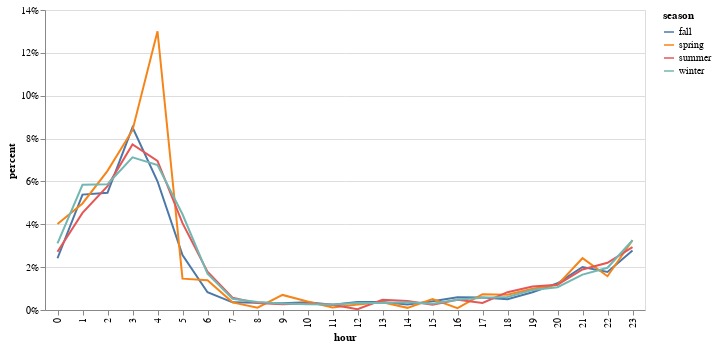

Notebook code for this chart:
### Markdown cell above
### Second, show the daily pattern of influence-incurred crashes of vehicle 1 by different month

### Code cell
alt.Chart(pattern1).mark_line().encode(
    alt.X('hour:N'),
    alt.Y('percent:Q', axis=alt.Axis(format='%')),
    color='season:N'
).properties(
    height = 300,
    width = 300 * 2
)

### Figure 1 — Vega-Lite specification as saved in the notebook (floating-point values rounded to 4 significant figures)
{"config": {"view": {"width": 400, "height": 300}, "mark": {"tooltip": null}}, "data": {"name": "data-07475c11a6af1770e7efb48d1addfa73"}, "mark": "line", "encoding": {"color": {"type": "nominal", "field": "season"}, "x": {"type": "nominal", "field": "hour"}, "y": {"type": "quantitative", "axis": {"format": "%"}, "field": "percent"}}, "height": 300, "width": 600, "$schema": "https://vega.github.io/schema/vega-lite/v3.3.0.json", "datasets": {"data-07475c11a6af1770e7efb48d1addfa73": [{"hour": 0, "season": "fall", "under_influence_count": 47, "total_count": 1946, "percent": 0.02415}, {"hour": 0, "season": "spring", "under_influence_count": 15, "total_count": 374, "percent": 0.04011}, {"hour": 0, "season": "summer", "under_influence_count": 45, "total_count": 1654, "percent": 0.02721}, {"hour": 0, "season": "winter", "under_influence_count": 125, "total_count": 4019, "percent": 0.0311}, {"hour": 1, "season": "fall", "under_influence_count": 46, "total_count": 854, "percent": 0.05386}, {"hour": 1, "season": "spring", "under_influence_count": 9, "total_count": 181, "percent": 0.04972}, {"hour": 1, "season": "summer", "under_influence_count": 34, "total_count": 750, "percent": 0.04533}, {"hour": 1, "season": "winter", "under_influence_count": 115, "total_count": 1968, "percent": 0.05843}, {"hour": 2, "season": "fall", "under_influence_count": 36, "total_count": 658, "percent": 0.05471}, {"hour": 2, "season": "spring", "under_influence_count": 10, "total_count": 154, "percent": 0.06494}, {"hour": 2, "season": "summer", "under_influence_count": 34, "total_count": 588, "percent": 0.05782}, {"hour": 2, "season": "winter", "under_influence_count": 90, "total_count": 1533, "percent": 0.05871}, {"hour": 3, "season": "fall", "under_influence_count": 48, "total_count": 563, "percent": 0.08526}, {"hour": 3, "season": "spring", "under_influence_count": 12, "total_count": 143, "percent": 0.08392}, {"hour": 3, "season": "summer", "under_influence_count": 40, "total_count": 518, "percent": 0.07722}, {"hour": 3, "season": "winter", "under_influence_count": 97, "total_count": 1362, "percent": 0.07122}, {"hour": 4, "season": "fall", "under_influence_count": 40, "total_count": 666, "percent": 0.06006}, {"hour": 4, "season": "spring", "under_influence_count": 16, "total_count": 123, "percent": 0.1301}, {"hour": 4, "season": "summer", "under_influence_count": 38, "total_count": 546, "percent": 0.0696}, {"hour": 4, "season": "winter", "under_influence_count": 111, "total_count": 1640, "percent": 0.06768}, {"hour": 5, "season": "fall", "under_influence_count": 20, "total_count": 781, "percent": 0.02561}, {"hour": 5, "season": "spring", "under_influence_count": 3, "total_count": 205, "percent": 0.01463}, {"hour": 5, "season": "summer", "under_influence_count": 24, "total_count": 592, "percent": 0.04054}, {"hour": 5, "season": "winter", "under_influence_count": 83, "total_count": 1858, "percent": 0.04467}, {"hour": 6, "season": "fall", "under_influence_count": 11, "total_count": 1324, "percent": 0.008308}, {"hour": 6, "season": "spring", "under_influence_count": 5, "total_count": 359, "percent": 0.01393}, {"hour": 6, "season": "summer", "under_influence_count": 16, "total_count": 894, "percent": 0.0179}, {"hour": 6, "season": "winter", "under_influence_count": 54, "total_count": 3179, "percent": 0.01699}, {"hour": 7, "season": "fall", "under_influence_count": 7, "total_count": 1959, "percent": 0.003573}, {"hour": 7, "season": "spring", "under_influence_count": 2, "total_count": 561, "percent": 0.003565}, {"hour": 7, "season": "summer", "under_influence_count": 7, "total_count": 1229, "percent": 0.005696}, {"hour": 7, "season": "winter", "under_influence_count": 21, "total_count": 3985, "percent": 0.00527}, {"hour": 8, "season": "fall", "under_influence_count": 11, "total_count": 3212, "percent": 0.003425}, {"hour": 8, "season": "spring", "under_influence_count": 1, "total_count": 904, "percent": 0.001106}, {"hour": 8, "season": "summer", "under_influence_count": 7, "total_count": 2175, "percent": 0.003218}, {"hour": 8, "season": "winter", "under_influence_count": 28, "total_count": 7404, "percent": 0.003782}, {"hour": 9, "season": "fall", "under_influence_count": 9, "total_count": 2905, "percent": 0.003098}, {"hour": 9, "season": "spring", "under_influence_count": 6, "total_count": 852, "percent": 0.007042}, {"hour": 9, "season": "summer", "under_influence_count": 6, "total_count": 2281, "percent": 0.00263}, {"hour": 9, "season": "winter", "under_influence_count": 21, "total_count": 6808, "percent": 0.003085}, {"hour": 10, "season": "fall", "under_influence_count": 10, "total_count": 2725, "percent": 0.00367}, {"hour": 10, "season": "spring", "under_influence_count": 3, "total_count": 762, "percent": 0.003937}, {"hour": 10, "season": "summer", "under_influence_count": 7, "total_count": 2268, "percent": 0.003086}, {"hour": 10, "season": "winter", "under_influence_count": 17, "total_count": 6245, "percent": 0.002722}, {"hour": 11, "season": "fall", "under_influence_count": 7, "total_count": 2921, "percent": 0.002396}, {"hour": 11, "season": "spring", "under_influence_count": 1, "total_count": 815, "percent": 0.001227}, {"hour": 11, "season": "summer", "under_influence_count": 6, "total_count": 2404, "percent": 0.002496}, {"hour": 11, "season": "winter", "under_influence_count": 16, "total_count": 6351, "percent": 0.002519}, {"hour": 12, "season": "fall", "under_influence_count": 11, "total_count": 2957, "percent": 0.00372}, {"hour": 12, "season": "spring", "under_influence_count": 2, "total_count": 790, "percent": 0.002532}, {"hour": 12, "season": "summer", "under_influence_count": 1, "total_count": 2609, "percent": 0.0003833}, {"hour": 12, "season": "winter", "under_influence_count": 22, "total_count": 6849, "percent": 0.003212}, {"hour": 13, "season": "fall", "under_influence_count": 12, "total_count": 3212, "percent": 0.003736}, {"hour": 13, "season": "spring", "under_influence_count": 3, "total_count": 835, "percent": 0.003593}, {"hour": 13, "season": "summer", "under_influence_count": 13, "total_count": 2713, "percent": 0.004792}, {"hour": 13, "season": "winter", "under_influence_count": 24, "total_count": 7265, "percent": 0.003304}, {"hour": 14, "season": "fall", "under_influence_count": 9, "total_count": 3544, "percent": 0.00254}, {"hour": 14, "season": "spring", "under_influence_count": 1, "total_count": 993, "percent": 0.001007}, {"hour": 14, "season": "summer", "under_influence_count": 13, "total_count": 3121, "percent": 0.004165}, {"hour": 14, "season": "winter", "under_influence_count": 31, "total_count": 8515, "percent": 0.003641}, {"hour": 15, "season": "fall", "under_influence_count": 14, "total_count": 3463, "percent": 0.004043}, {"hour": 15, "season": "spring", "under_influence_count": 5, "total_count": 970, "percent": 0.005155}, {"hour": 15, "season": "summer", "under_influence_count": 7, "total_count": 2885, "percent": 0.002426}, {"hour": 15, "season": "winter", "under_influence_count": 22, "total_count": 7611, "percent": 0.002891}, {"hour": 16, "season": "fall", "under_influence_count": 22, "total_count": 3713, "percent": 0.005925}, {"hour": 16, "season": "spring", "under_influence_count": 1, "total_count": 1109, "percent": 0.0009017}, {"hour": 16, "season": "summer", "under_influence_count": 15, "total_count": 3161, "percent": 0.004745}, {"hour": 16, "season": "winter", "under_influence_count": 40, "total_count": 8460, "percent": 0.004728}, {"hour": 17, "season": "fall", "under_influence_count": 21, "total_count": 3589, "percent": 0.005851}, {"hour": 17, "season": "spring", "under_influence_count": 7, "total_count": 948, "percent": 0.007384}, {"hour": 17, "season": "summer", "under_influence_count": 11, "total_count": 3311, "percent": 0.003322}, {"hour": 17, "season": "winter", "under_influence_count": 49, "total_count": 8621, "percent": 0.005684}, {"hour": 18, "season": "fall", "under_influence_count": 15, "total_count": 3010, "percent": 0.004983}, {"hour": 18, "season": "spring", "under_influence_count": 6, "total_count": 847, "percent": 0.007084}, {"hour": 18, "season": "summer", "under_influence_count": 23, "total_count": 2762, "percent": 0.008327}, {"hour": 18, "season": "winter", "under_influence_count": 49, "total_count": 8048, "percent": 0.006088}, {"hour": 19, "season": "fall", "under_influence_count": 22, "total_count": 2664, "percent": 0.008258}, {"hour": 19, "season": "spring", "under_influence_count": 7, "total_count": 704, "percent": 0.009943}, {"hour": 19, "season": "summer", "under_influence_count": 23, "total_count": 2107, "percent": 0.01092}, {"hour": 19, "season": "winter", "under_influence_count": 60, "total_count": 6455, "percent": 0.009295}, {"hour": 20, "season": "fall", "under_influence_count": 28, "total_count": 2245, "percent": 0.01247}, {"hour": 20, "season": "spring", "under_influence_count": 7, "total_count": 597, "percent": 0.01173}, {"hour": 20, "season": "summer", "under_influence_count": 20, "total_count": 1697, "percent": 0.01179}, {"hour": 20, "season": "winter", "under_influence_count": 55, "total_count": 5184, "percent": 0.01061}, {"hour": 21, "season": "fall", "under_influence_count": 38, "total_count": 1893, "percent": 0.02007}, {"hour": 21, "season": "spring", "under_influence_count": 11, "total_count": 455, "percent": 0.02418}, {"hour": 21, "season": "summer", "under_influence_count": 32, "total_count": 1692, "percent": 0.01891}, {"hour": 21, "season": "winter", "under_influence_count": 67, "total_count": 4062, "percent": 0.01649}, {"hour": 22, "season": "fall", "under_influence_count": 30, "total_count": 1687, "percent": 0.01778}, {"hour": 22, "season": "spring", "under_influence_count": 7, "total_count": 444, "percent": 0.01577}, {"hour": 22, "season": "summer", "under_influence_count": 33, "total_count": 1496, "percent": 0.02206}, {"hour": 22, "season": "winter", "under_influence_count": 73, "total_count": 3704, "percent": 0.01971}, {"hour": 23, "season": "fall", "under_influence_count": 40, "total_count": 1441, "percent": 0.02776}, {"hour": 23, "season": "spring", "under_influence_count": 10, "total_count": 307, "percent": 0.03257}, {"hour": 23, "season": "summer", "under_influence_count": 38, "total_count": 1295, "percent": 0.02934}, {"hour": 23, "season": "winter", "under_influence_count": 100, "total_count": 3074, "percent": 0.03253}]}}
